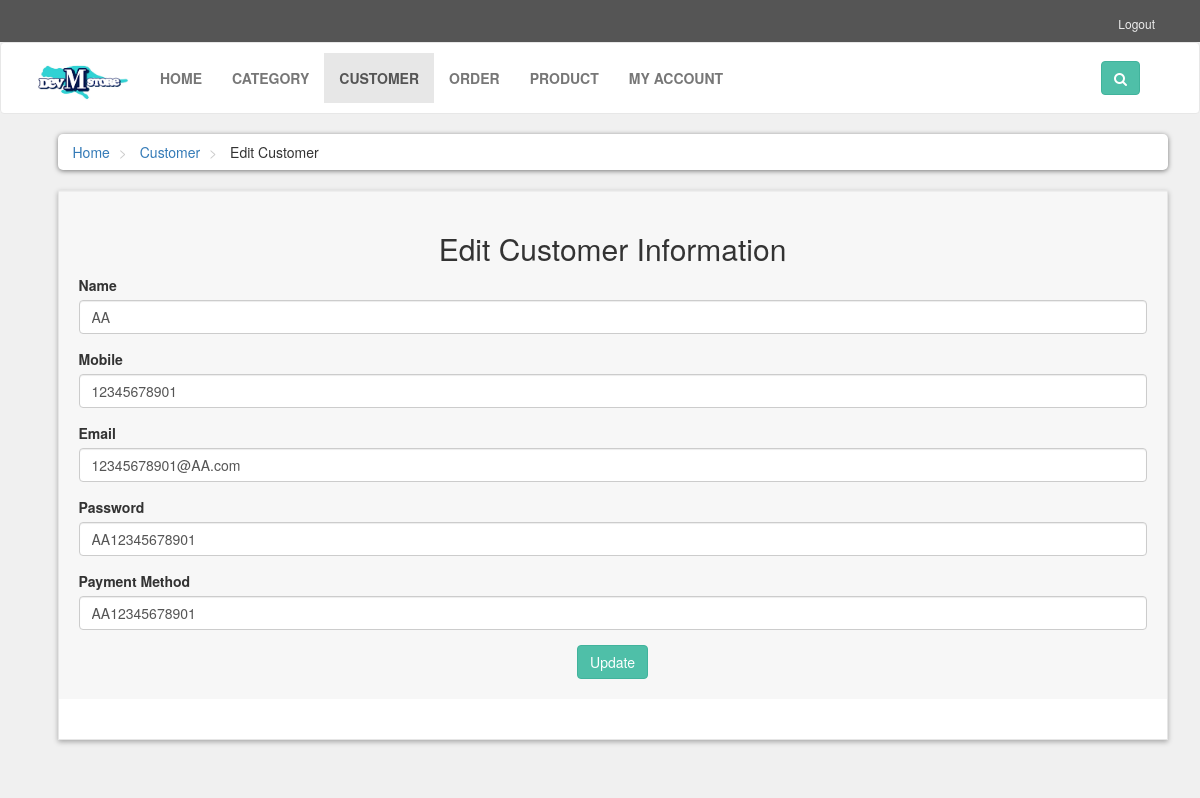
The app's page /edit_customer.php?1 with its own data.
### tables this page shows
CREATE TABLE `customer` (
  `customer_id` int(11) NOT NULL,
  `customer_name` varchar(255) NOT NULL,
  `customer_mobile` varchar(255) NOT NULL,
  `customer_email` varchar(255) NOT NULL,
  `customer_password` varchar(255) NOT NULL,
  `customer_paymethod` varchar(255) NOT NULL
);

### edit_customer.php (the view, shortened to what this page needs)
<!DOCTYPE html>
<html lang="en">
<head>
    <link rel="stylesheet" href="styles/bootstrap-337.min.css">
    <link rel="stylesheet" href="font-awsome/css/font-awesome.min.css">
    <link rel="stylesheet" href="styles/style.css">
</head>
<body>
    <div id="top">
       <div class="container">
        <div class="col-md-6 offer">
        </div>
           <div class="col-md-6">
               <ul class="menu">
                    <li>
                       <a href="index.php">Logout</a>
                   </li>
               </ul>
           </div>
       </div>
   </div>
    <div id="navbar" class="navbar navbar-default">
       <div class="container">
           <div class="navbar-header">
                <a href="index1.php" class="navbar-brand home">
                    <img src="images/logo.png" style='width: 100px;'alt="M-dev-Store Logo" class="hidden-xs">
                </a>
           </div>
           <div class="navbar-collapse collapse" id="navigation">
                <div class="padding-nav">
                   <ul class="nav navbar-nav left">
                        <li>
                           <a href="index1.php">Home</a>
                        </li>
                        <li>
                           <a href="category.php">Category</a>
                        </li>
                        <li class="active">
                           <a href="customer.php">Customer</a>
                        </li>
                        <li>
                           <a href="order.php">Order</a>
                        </li>
                        <li>
                            <a href="products.php">Product</a>
                        </li>
                        <li>
                           <a href="my_account.php?1">My Account</a>
                        </li>
                   </ul>
                </div>
                <div class="navbar-collapse collapse right">
                   <button class="btn btn-primary navbar-btn" type="button" data-toggle="collapse" data-target="#search">
                       <i class="fa fa-search"></i>
                   </button>
               </div>
            </div>
       </div>
    </div>
   <div id="content">
       <div class="container">
           <div class="col-md-12">
               <ul class="breadcrumb">
                   <li>
                       <a href="index1.php">Home</a>
                   </li>
                   <li>
                       <a href="customer.php">Customer</a>
                   </li>
                   <li>
                      Edit Customer
                   </li>
               </ul>
           </div>
           <div class="col-md-9" style="width: 100%;">
               <div class="box">
                   <div class="box-header">
                       <center>
                           <h2> Edit Customer Information</h2>
                       </center>
<?php
$servername = "localhost";
$username = "root";
$password = "";
$dbname = "admin_platform";
$conn = new mysqli($servername, $username, $password, $dbname);
$idd=$_SERVER['QUERY_STRING'];
$sql = "SELECT * FROM customer WHERE customer_id = $idd";
$result = mysqli_query($conn, $sql);
$row = $result->fetch_assoc();
echo "<form method='post'>
                           <div class='form-group'>
                               <label>Name</label>
                               <input type='text' class='form-control' name='customer_name' value='".$row["customer_name"]."' required>
                           </div>
                           <div class='form-group'>
                               <label>Mobile</label>
                               <input type='text' class='form-control' name='customer_mobile' value='".$row["customer_mobile"]."' required>
                           </div>
                           <div class='form-group'>
                               <label>Email</label>
                               <input type='text' class='form-control' name='customer_email' value='".$row["customer_email"]."' required>
                           </div>
                           <div class='form-group'>
                               <label>Password</label>
                               <input class='form-control' name='customer_password' value='".$row["customer_password"]."' required>
                           </div>
                            <div class='form-group'>
                                <label>Payment Method</label>
                                <input class='form-control' name='customer_paymethod' value='".$row["customer_password"]."' required>
                            </div>
                            <div class='text-center'>
                               <button type='submit' name='update' class='btn btn-primary'>
                               Update
                               </button>
                            </div>
                        </form>";
?>
                   </div>
               </div>
           </div>
       </div>
   </div>
</body>
</html>

### styles/style.css (style rules this page uses)
body { font-size: 14px; line-height: 1.42857143; color: #333333; background: #f0f0f0; overflow-x: hidden; }
#top { background: #555555; padding: 10px 0; }
#top .offer { color: #ffffff; }
#top a { color: #ffffff; }
#top ul.menu { padding-top: 5px; margin: 0px; text-align: right; font-size: 12px; list-style: none; }
#top ul.menu > li { display: inline-block; }
#top ul.menu > li a { color: #eeeeee; }
.navbar { background: #ffffff; }
.navbar-collapse .right { float: right; }
.navbar-brand { float: left; padding: 10px 15px; font-size: 18px; line-height: 20px; height: 70px; }
.navbar ul.nav > li > a { text-transform: uppercase; font-weight: bold; font-size: 14px; }
.padding-nav { padding-top: 10px; }
.btn-primary { color: rgb(255, 255, 255); background: rgb(79, 191, 168); border-color: rgb(65, 179, 156); }
.box { background: #ffffff; margin: 0 0 30px; border: solid 1px #e6e6e6; box-sizing: border-box; padding: 20px; box-shadow: 0px 2px 5px rgba(0, 0, 0, .3); }
#content { padding-left: 25px; }
.breadcrumb { padding: 8px 15px; margin-bottom: 20px; background: #ffffff; border-radius: 5px; box-shadow: 0px 1px 5px rgba(0, 0, 0, .5); }
.breadcrumb> li + li:before { content: ">\00a0"; color: #cccccc; }
.box .box-header { background-color: #f7f7f7; margin: -20px -20px 20px; padding: 20px; border-top: 1px solid #eeeeee; }

### records on screen
customer: customer_name "AA", customer_mobile "12345678901", customer_email "12345678901@AA.com", customer_password "AA12345678901", customer_paymethod "AA12345678901"
